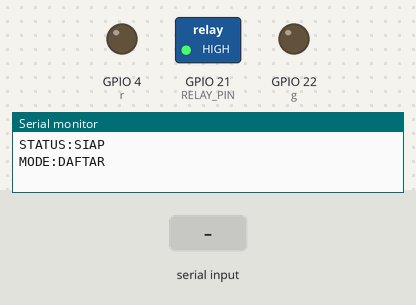
Recording of a sketch running on a simulated ESP32-S3. On the bench: switched loads named in the sketch (green lamp = pin HIGH), output pins drawn as LEDs (lit = HIGH), the last lines printed to the serial monitor. Dashed ring = blinking. Inputs (shaded band) come from the test bench.

Above: at 1.2 s.
1.3 s: "wiww\n" received over Serial
At 1.68 s:
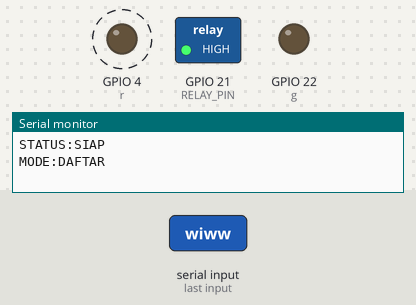
3.2 s: "BUKA_LOKER\n" received over Serial
At 4.0 s:
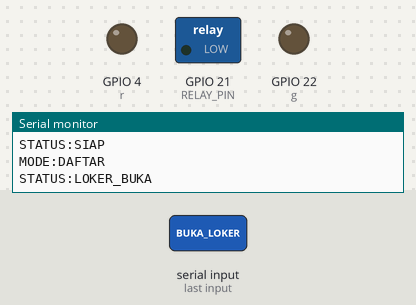
Timing chart, 0 to 9.7 s (numbered marks = the images above; inputs shaded):
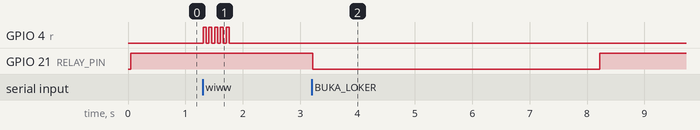

Measured:
- after the input at 1.3 s, GPIO 4 (r): alternates HIGH for 0.05 s and LOW for 0.05 s, 10 changes in all, then stays LOW, starting at once
- after the input at 3.2 s, GPIO 21 (RELAY_PIN): HIGH → LOW at once, → HIGH 5.0 s later

The sketch:

rfid_loker.ino
```cpp
#include <SPI.h>
#include <MFRC522.h>

// ── Pin ESP32-S3 ──────────────────────────────────────────────
#define SS_PIN   5    // SDA/SS RC522 → GPIO5
#define RST_PIN  25   // RST RC522 → GPIO22
#define RELAY_PIN 21   // Relay → GPIO4 (aktif LOW)
#define r 4
#define g 22

// ─────────────────────────────────────────────────────────────
MFRC522 rfid(SS_PIN, RST_PIN);

// Mode: "DAFTAR" atau "AKSES"
// Diatur dari Java lewat Serial: kirim "MODE:DAFTAR" atau "MODE:AKSES"
String modeSaat = "DAFTAR";

void setup() {
  Serial.begin(115200);       // Komunikasi ke Java/komputer
  SPI.begin();
  rfid.PCD_Init();

  pinMode(RELAY_PIN, OUTPUT);
  pinMode(r, OUTPUT);
  pinMode(g, OUTPUT);
  digitalWrite(RELAY_PIN, HIGH); // Relay OFF (aktif LOW)

  // Kasih tahu Java bahwa ESP32 sudah siap
  Serial.println("STATUS:SIAP");
  Serial.println("MODE:" + modeSaat);
}

void loop() {
  // ── Terima perintah dari Java lewat Serial ──
  if (Serial.available()) {
    String perintah = Serial.readStringUntil('\n');
    perintah.trim();

    if (perintah == "MODE:DAFTAR") {
      modeSaat = "DAFTAR";
      Serial.println("STATUS:MODE_DAFTAR");
    }
    else if (perintah == "MODE:AKSES") {
      modeSaat = "AKSES";
      Serial.println("STATUS:MODE_AKSES");
    }
    else if (perintah == "BUKA_LOKER" || perintah == "op") {
      bukaLoker();
    }
    else if (perintah == "wiww") {
      for (int i = 1; i <= 5; i++){
        digitalWrite(r, HIGH);
        delay(50);
        digitalWrite(r, LOW);
        delay(50);
      }
    }
    else if (perintah == "wiw") {
      digitalWrite(g, HIGH);
      delay(2000);
      digitalWrite(g, LOW);
    }
  }

  // ── Baca kartu RFID ──
  if (!rfid.PICC_IsNewCardPresent()) return;
  if (!rfid.PICC_ReadCardSerial())   return;

  // Ambil UID kartu
  String uid = "";
  for (byte i = 0; i < rfid.uid.size; i++) {
    if (rfid.uid.uidByte[i] < 0x10) uid += "0";
    uid += String(rfid.uid.uidByte[i], HEX);
  }
  uid.toUpperCase();

  // Kirim UID ke Java lewat Serial
  // Format: "UID:A1B2C3D4"
  Serial.println("UID:" + uid);

  rfid.PICC_HaltA();
  rfid.PCD_StopCrypto1();

  // Delay agar tidak baca kartu terus-menerus
  delay(1500);
}

// Buka relay selama 3 detik lalu tutup kembali
void bukaLoker() {
  Serial.println("STATUS:LOKER_BUKA");
  digitalWrite(RELAY_PIN, LOW);   // Relay ON → kunci terbuka
  delay(5000);                     // Buka 3 detik
  digitalWrite(RELAY_PIN, HIGH);  // Relay OFF → kunci tertutup
  Serial.println("STATUS:LOKER_TUTUP");
}
```
